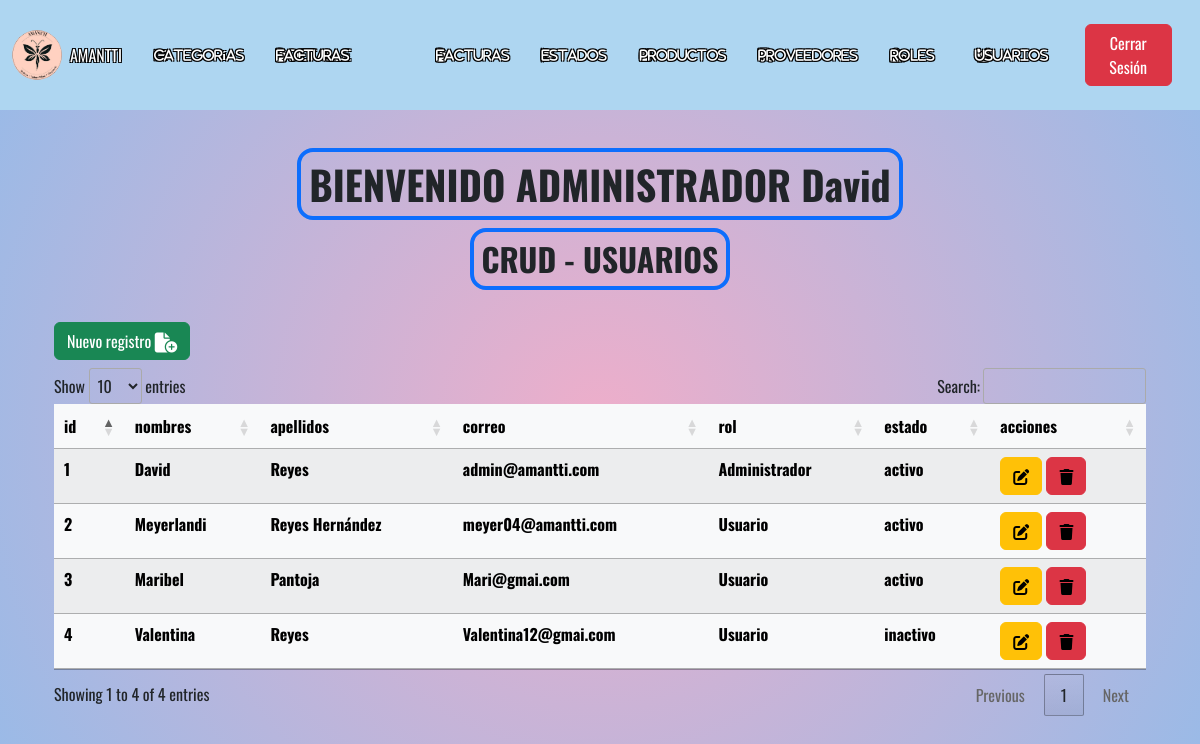
Screenshot of /Proyect-Amantti/Views/Administrador/crud_usuarios.php (signed in) with the database file from the repository.
### tables this page shows
CREATE TABLE `usuarios` (
  `id` int(11) NOT NULL,
  `nombres` varchar(100) NOT NULL,
  `apellidos` varchar(100) NOT NULL,
  `correo` varchar(100) NOT NULL,
  `contraseña` varchar(255) NOT NULL,
  `rol_id` int(11) DEFAULT NULL,
  `estado` int(11) NOT NULL
);

CREATE TABLE `roles` (
  `id` int(11) NOT NULL,
  `rol` varchar(50) NOT NULL
);

CREATE TABLE `parametros` (
  `id` int(11) NOT NULL,
  `valor` varchar(255) NOT NULL
);

### Proyect-Amantti/Views/Administrador/crud_usuarios.php (the view, shortened to what this page needs)
<?php
$nombre = $_SESSION['nombre'];
?>
<!doctype html>
<html lang="en">
<head>
    <link href="https://cdn.jsdelivr.net/npm/bootstrap@5.3.2/dist/css/bootstrap.min.css" rel="stylesheet">
    <link rel="stylesheet" href="https://cdn.jsdelivr.net/npm/bootstrap-icons@1.10.5/font/bootstrap-icons.css">
    <link rel="stylesheet" href="https://cdnjs.cloudflare.com/ajax/libs/font-awesome/6.4.0/css/all.min.css" />
    <link rel="stylesheet" href="https://cdn.jsdelivr.net/npm/sweetalert2@11.0.18/dist/sweetalert2.min.css">
    <link rel="stylesheet" href="https://cdn.datatables.net/1.13.6/css/jquery.dataTables.min.css">
    <link rel="stylesheet" href="https://cdn.datatables.net/responsive/2.5.0/css/responsive.dataTables.min.css">
    <link rel="stylesheet" href="../../Css/Styles_crud.css">
</head>
<body>
    <nav id="navegacion" class="navbar navbar-expand-md navbar">
        <div class="container-fluid">
            <a class="navbar-brand d-flex align-items-center" href="index_admin.php">
                <img src="../../Img/logo.jpeg" width="50" height="50" alt="Logo" class="me-2 rounded-circle">
                <span class="text-white title-amantti">AMANTTI</span>
            </a>
            <div class="collapse navbar-collapse" id="navbarNavAltMarku">
                <ul class="navbar-nav ms-auto d-flex align-items-center p-2 gap-3">
                    <li class="nav-item">
                        <a class="nav-link" href="crud_categorias.php">
                            <i class="fa-solid fa-list fa-xl text-white"> Categorías</i>
                        </a>
                    </li>
                    <li class="nav-item">
                        <a class="nav-link" href="crud_detalle_factura.php">
                            <i class="fa-solid fa-file-invoice fa-xl text-white"> Detalle facturas</i>
                        </a>
                    </li>
                    <li class="nav-item">
                        <a class="nav-link" href="crud_facturas.php">
                            <i class="fa-solid fa-file-invoice fa-xl text-white"> Facturas</i>
                        </a>
                    </li>
                    <li class="nav-item">
                        <a class="nav-link" href="crud_estados.php">
                            <i class="fa-solid fa-flag fa-xl text-white"> Estados</i>
                        </a>
                    </li>
                    <li class="nav-item">
                        <a class="nav-link" href="crud_productos.php">
                            <i class="fa-solid fa-box fa-xl text-white"> Productos</i>
                        </a>
                    </li>
                    <li class="nav-item">
                        <a class="nav-link" href="crud_proveedores.php">
                            <i class="fa-solid fa-truck fa-xl text-white"> Proveedores</i>
                        </a>
                    </li>
                    <li class="nav-item">
                        <a class="nav-link" href="crud_roles.php">
                            <i class="fa-solid fa-user-shield fa-xl text-white"> Roles</i>
                        </a>
                    </li>
                    <li class="nav-item">
                        <a class="nav-link" href="crud_usuarios.php">
                            <i class="fa-solid fa-users fa-xl text-white"> Usuarios</i>
                        </a>
                    </li>
                    <li class="nav-item ms-auto">
                        <a class="nav-link" href="../../Suministros/logout.php">
                            <button type="button" class="btn btn-danger">Cerrar Sesión</button>
                        </a>
                    </li>
                </ul>
            </div>
        </div>
    </nav>
    <div class="container my-5">
        <div class="row">
            <div class="col-sm-12 col-md-12 col-lg-12 col-xl-12 col-xxl-12">
                <div class="card-header justify-content-center">
                    <div class="card-title text-center col-12 d-grid justify-content-center">
                        <h1 class="border border-4 border-primary rounded-4 p-2"><strong>BIENVENIDO ADMINISTRADOR <span><?php echo $nombre; ?></span></strong></h1>
                    </div>
                    <div class="card-title text-center mb-4 col-12 d-grid justify-content-center">
                        <h2 class="border border-4 border-primary rounded-4 p-2"><strong>CRUD - USUARIOS</strong></h2>
                    </div>
                    <div class="container-fluid mb-5">
                        <a class="nav-link" href="../../Formularios/create_usuarios.php"><button type="button" class="btn btn-success mb-2">Nuevo registro <i class="fa-solid fa-file-circle-plus fa-lg" style="color: #ffffff;"></i></button></a>
                        <table id="table_responsive" class="table table-light table-striped" style="width:100%">
                            <thead>
                                <tr>
                                    <th scope="col">id</th>
                                    <th scope="col">nombres</th>
                                    <th scope="col">apellidos</th>
                                    <th scope="col">correo</th>
                                    <th scope="col">rol</th>
                                    <th scope="col">estado</th>
                                    <th scope="col">acciones</th>
                                </tr>
                            </thead>
                            <tbody>
                                <?php
                                require("../../Suministros/conexion.php");
                                $sql = $conexion->query(
                                    "SELECT usuarios.id, usuarios.nombres, usuarios.apellidos, usuarios.correo, roles.rol AS rol, parametros.valor AS estado
                                    FROM usuarios
                                    INNER JOIN roles ON usuarios.rol_id = roles.id
                                    INNER JOIN parametros ON usuarios.estado = parametros.id"
                                );
                                while ($resultado = $sql->fetch_assoc()) {
                                ?>
                                    <tr>
                                        <th scope="row"><?php echo $resultado['id'] ?></th>
                                        <th><?php echo $resultado['nombres'] ?></th>
                                        <th><?php echo $resultado['apellidos'] ?></th>
                                        <th><?php echo $resultado['correo'] ?></th>
                                        <th><?php echo $resultado['rol'] ?></th>
                                        <th><?php echo $resultado['estado'] ?></th>
                                        <th>
                                            <a class="btn btn-warning" href="../../Formularios/update_usuarios.php?id=<?php echo $resultado['id']; ?>"><i class="fa-solid fa-pen-to-square" style="color: #000000;"></i></a>
                                            <button class="btn btn-danger <?php echo ($resultado['estado'] == 'inactivo') ? 'inactivo' : ''; ?>" data-id="<?php echo $resultado['id'] ?>"><i class="fa-solid fa-trash" style="color: #000000;"></i></button>
                                        </th>
                                    </tr>
                                <?php
                                }
                                ?>
                            </tbody>
                        </table>
                    </div>
                </div>
            </div>
        </div>
    </div>
</body>
</html>

### Proyect-Amantti/Css/Styles_crud.css (style rules this page uses)
* { box-sizing: border-box; margin: 0; padding: 0; }
body { background: radial-gradient(circle, rgba(238, 174, 202, 1) 0%, rgba(148, 187, 233, 1) 100%); font-family: "Oswald", sans-serif; min-height: 100vh; }
#navegacion { background-color: #aed6f1; position: fixed; top: 0; width: 100%; z-index: 1000; }
.title-amantti { font-size: 1rem; text-shadow: -1px -1px 0 #000, 1px -1px 0 #000, -1px 1px 0 #000, 1px 1px 0 #000; }
.navbar-nav { display: flex; font-size: 8.7px; text-shadow: -1px -1px 0 #000, 1px -1px 0 #000, -1px 1px 0 #000, 1px 1px 0 #000; }
.container { padding-top: 100px; }

### rows the page displays
usuarios: id "1", nombres "David", apellidos "Reyes", correo "admin@amantti.com", rol.rol "Administrador", parametros.valor "activo"
usuarios: id "2", nombres "Meyerlandi", apellidos "Reyes Hernández", correo "meyer04@amantti.com", rol.rol "Usuario", parametros.valor "activo"
usuarios: id "3", nombres "Maribel", apellidos "Pantoja", correo "Mari@gmai.com", rol.rol "Usuario", parametros.valor "activo"
usuarios: id "4", nombres "Valentina", apellidos "Reyes", correo "Valentina12@gmai.com", rol.rol "Usuario", parametros.valor "inactivo"

### other values shown
$nombre "David"
